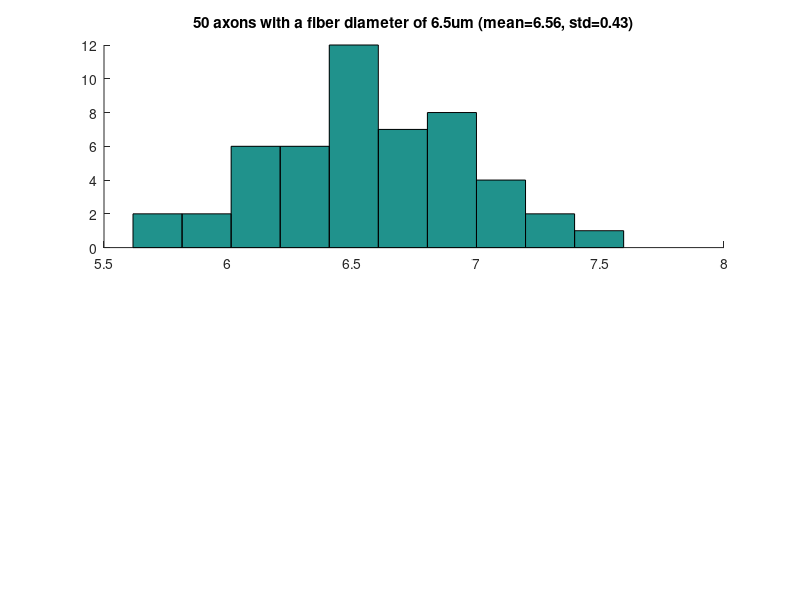

Reproduce this figure in MATLAB. (Note: this script raises an error after producing the figure.)
% BME 515 HW 3 Part 3 - Compound Nerve Action Potential (CNAP)
% Version 2 - Speed Optimization
% 30-Oct-2014 (blh19)

clear; clc; format short g; tic
addpath Data

%% define parameters for a bundle of virtual axons
% D = [6.5 0.80];
% stdev = [0.47 0.09];
D = [6.5 19.8];
stdev = [0.47 std([18.7 19.3 20.1 18.4 16.2 20.6 21.0 20.8 22.5 20.6])];
s = rng(0); % random seed generator
noaxons = 50;
fiberDlist = 2:2:20;
nodelength = 1; % (um)

% distribution of fiber diameters
dist = bsxfun(@times,stdev,randn(noaxons,1));
dist = bsxfun(@plus,dist,D);

%% create histogram
figure; clf; hold on
subplot(2,1,1); hold on
hist(dist(:,1))
title(sprintf('%g axons with a fiber diameter of %gum (mean=%.2f, std=%.2f)',...
    noaxons,D(1),mean(dist(:,1)),std(dist(:,1))))
setfont(18)

subplot(2,1,2); hold on
title(sprintf('%g axons with a fiber diameter of %gum (mean=%.2f, std=%.2f)',...
    noaxons,D(2),mean(dist(:,2)),std(dist(:,2))))
hist(dist(:,2))
setfont(18)

% print -dpng bme515_hw3_partA
close;

%% peak positive current trendline
% calculate trendline
for k = 1:length(fiberDlist)
    D = fiberDlist(k);
    fid = sprintf('part1_%gum.txt',D);
    Im(:,k) = fileload(fid) * (nodelength*pi*D) * 1e-8; % (mA/cm^2) * (um)^2 -> (mA)
end
PIm = polyfit(fiberDlist,max(Im),1);

%% conduction velocity trendline
data = fileload('part2.txt');
data = reshape(data,2,numel(data)/2)';
Pcv = polyfit(data(:,1),data(:,2),1);

%% create bundle of virtual axons
nonodes = 151;

% anonymous function for absolute node locations
nodelocations = @(INL) 0:INL+nodelength:(INL+nodelength)*(nonodes-1);

% reshape distribution of fiber diameters
dist = reshape(dist,numel(dist),1);

% node locations of all axons
% output (array) is not the same size as input (vector)
% output size should be noaxons x nonodes
% locs = cell2mat(arrayfun(nodelocations,dist*100,'uni',0));

%% electrode parameters
k = 10*1e3; % inter-electrode spacing (mm -> um)
Re = 500; % extracellular resistivity (ohm-cm)
d = 1*1e3; % perpendicular electrode-fiber distance (mm->um)
xrec = 15e3; % (mm)
noelecs = 3;
nodist = 2;

%% time parameters
tdel = 1;
pw = 1;
tstop = 20; % (ms)
dt = 0.02; % (ms)
tvec = 0:dt:tstop-dt;

%% create AP Im profile
xrecs = [15 50] * 1e3;

for ii = 1:length(xrecs)
    xrec = xrecs(ii);
    
    % summed voltage for each tripole contact for all time (no_tpts x noelecs)
    Vsum = zeros(numel(tvec),noelecs);
    
    % select axon
%     for axno=1:noaxons
    for axno=noaxons+1:2*noaxons
        
        % axon-dependent parameters
        D     = dist(axno);
        INL   = D*100+nodelength;
        Axon  = nodelocations(INL);
        Laxon = max(Axon); % (um)
        
        % find AP profile of Im of closest fiber diameter
        [y,i] = min(abs(fiberDlist-D));
        closestD = fiberDlist(i);
        fid = sprintf('part1_%gum.txt',closestD);
        
        % scale Im using peak positive current trendline
        Im = Im/max(Im) * polyval(PIm,D);
        
        % determine conduction velocity using trendline
        CV = polyval(Pcv,D) * 1e3; % (m/s) -> (um/ms)
        
        % isolate AP part of Im
        % AP = (Im > 5e-10) + (Im < -1e-10);
        AP = (Im > 0.005*abs(max(Im))) + (Im < -0.001*abs(max(Im)));
        AP(tdel/dt:(tdel+pw)/dt) = 0;
        Im_sub = Im(AP>0)';
        
        % calculate distance from all axon nodes to the three recording contacts
        node2v = @(xn,xv) sqrt( (xn-xv).^2 + d^2);
        xlocs = [xrec-k xrec xrec+k]; % absolute x-dist (um)
        r = bsxfun(node2v,repmat(Axon',[1 3]),xlocs); % size of 152x3 (nonodes x noelecs)
        
        % calculate times when AP will hit each NoR
        n2ntime = INL/CV; % node to node time (ms)
        %         fprintf(sprintf('D=%1.3f um \t INL=%.4g um \t CV=%4.1f um/ms \t N2N=%g ms\n',...
        %             D,INL,CV,n2ntime))
        nodetimes = 0:n2ntime:(nonodes-1)*n2ntime;
        nodetimes_ind = floor(nodetimes/dt); % time index at which AP vector starts
        nodetimes_ind(1) = 1; % set AP to start at node 1 at time index 1
        
        % insert Im for all nodes at all time points for a single axon
        Im_allnodes = zeros(numel(tvec),nonodes); % (no_tpts x nonodes)
        for a=1:length(nodetimes_ind)
            Im_allnodes(nodetimes_ind(a):nodetimes_ind(a)+numel(Im_sub)-1,a) = Im_sub';
        end
        
        % calculate phi for all nodes at all time points for a single axon
        % phi should be (noelecs x nonodes x no_tpts)
        %     potential = @(Im,rdist) 4*pi*Re.*rdist.*Im/1e4;
        potential = @(Im,rdist) Im*Re ./ (1e4*4*pi.*rdist);
        for a=1:noelecs
            thisDist = r(:,a);
            phi{a,1} = bsxfun(potential,Im_allnodes,thisDist')';
        end
        
        % sum phi over all nodes for all time points for a single axon
        V = cell2mat(cellfun(@sum,phi,'uni',0))';
        Vsum = Vsum + V;
    end
    
    % calculate net voltage
    Vnet(:,ii) = Vsum(:,2) - (Vsum(:,1)+Vsum(:,3))/2;
end

%% conduction velocity 
[y,i] = max(Vnet); % y is peak voltage and i is index
ECAP_CV = diff(xrecs)/abs(diff(tvec(i))); % um/ms
fprintf(sprintf('CV of ECAP = %g m/s \n',ECAP_CV*1e-3))

%% plot phi lines (debugging)
if false
    figure; hold on
    subplot(2,1,1); hold on
    plot(tvec,Vsum(:,1),'k')
    plot(tvec,Vsum(:,2),'b')
    plot(tvec,Vsum(:,3),'g')
    setfont
    
    subplot(2,1,2); hold on
    plot(tvec,Vnet,'k')
    setfont
end


if false
    figure; clf; hold on
    subplot(2,1,1)
    plot(tvec,Vnet(:,1),'k')
    title(sprintf('Tripole Recording Electrode at %gmm',xrecs(1)*1e-3))
    xlabel('Time (ms)'); ylabel({'Net Recorded','Voltage (V)'}); setfont(18)
    
    subplot(2,1,2)
    plot(tvec,Vnet(:,2),'k')
    title(sprintf('Tripole Recording Electrode at %gmm',xrecs(2)*1e-3))
    xlabel('Time (ms)'); ylabel({'Net Recorded','Voltage (V)'}); setfont(18)
%     print('-dpng','bme515_hw3_part3Bd')
end

% print('-dpng','bme515_hw3_part3Bd')

%% timing
toc